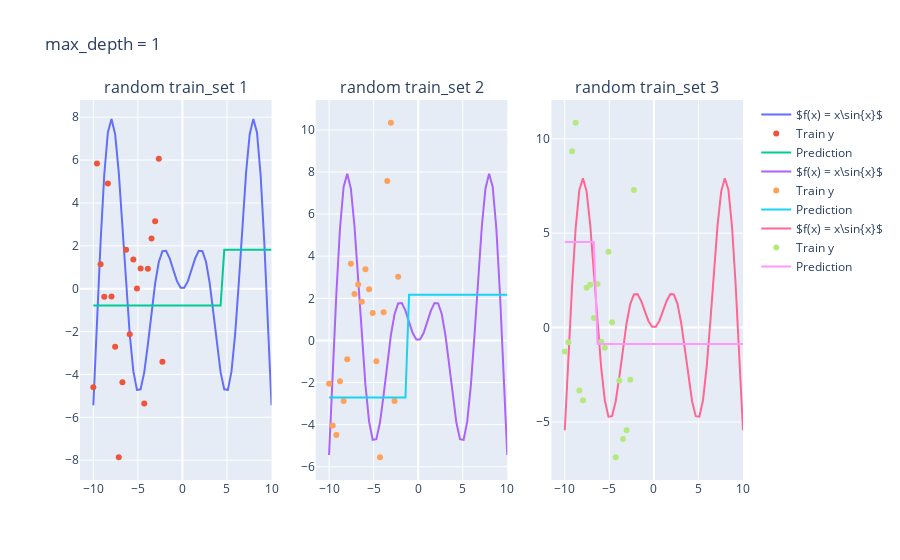
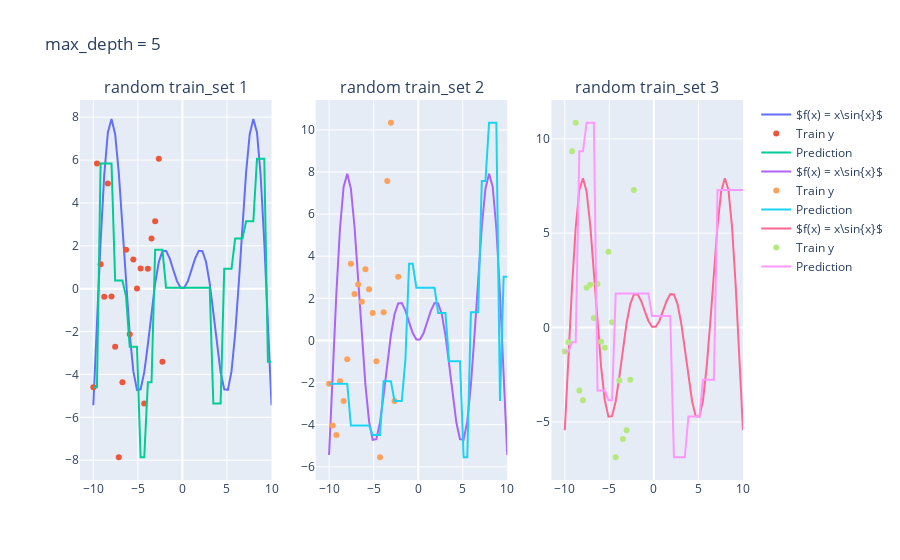
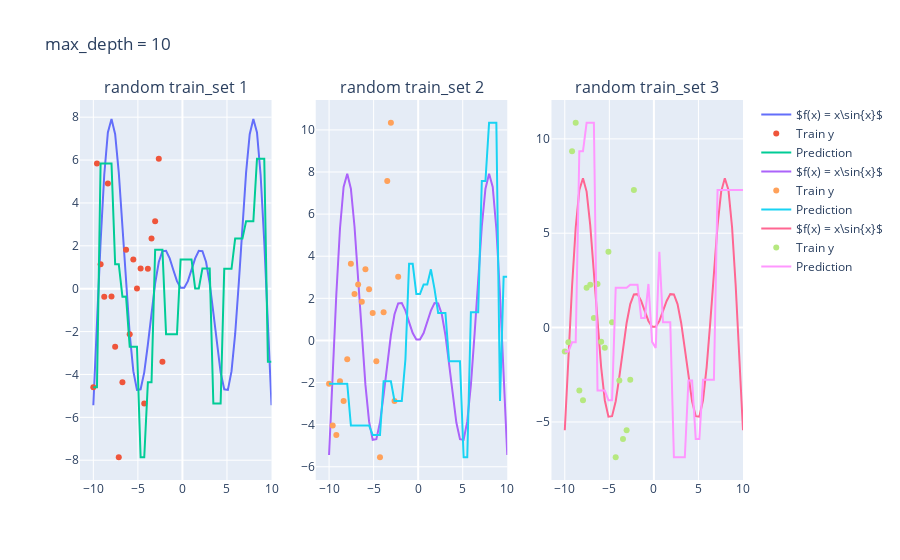

The notebook cell these images were saved under, in order:
### Markdown cell above
Посмотрим на то, как предсказания деревьев зависят от обучающих подмножеств и максимальной глубины дерева.

### Code cell
regressors = [
   [DecisionTreeRegressor, {"max_depth": 1}],
   [DecisionTreeRegressor, {"max_depth": 5}],
   [DecisionTreeRegressor, {"max_depth": 10}],
]

n_regressors = len(classifiers)
n_tries = 3



x_ticks = np.linspace(-10, 10)

for i, (clf_class, parameters) in enumerate(classifiers):
    fig = make_subplots(rows=1, cols=n_tries, subplot_titles=("random train_set 1", 
                                                              "random train_set 2", 
                                                              "random train_set 3"))
    
    fig.update_layout(title = "max_depth = {}".format(parameters["max_depth"]))
    np.random.seed(random_seed) # To make training subsets be identical for all classifiers
    for j in range(n_tries):
        clf, x_train, y_train = train_classifier_on_random_subset(clf_class=clf_class, parameters=parameters, noise=3)
        prediction = clf.predict(x_ticks[:, None])
        
        fig.add_trace(go.Scatter(x = x_ticks, y = f(x_ticks),  name='$f(x) = x\sin{x}$', mode='lines'), 1, j+1)
        fig.add_trace(go.Scatter(x = x_ticks, y = y_train,  name='Train y', mode='markers'), 1, j+1)
        fig.add_trace(go.Scatter(x = x_ticks, y = prediction,  name='Prediction', mode='lines'), 1, j+1)
    fig.show()
